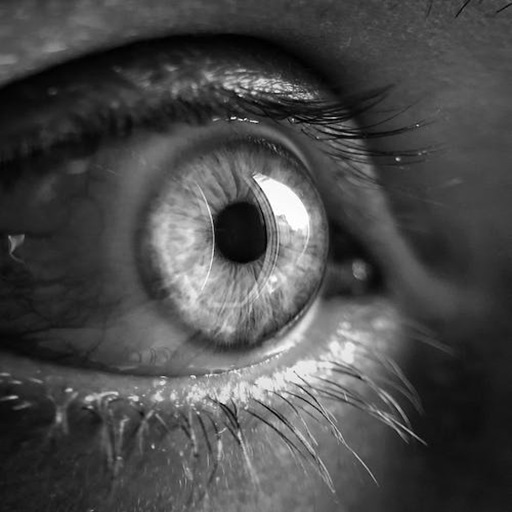
#> input picture Images/aaa.jpeg, 512 x 512 px, found by its file name
$ python 1_b.py
#> lines starting #> are read from the running program, lines starting #| are printed output that depends on the picture; after the words box and inside, x2 and y2 are one past the last pixel; in counts of white or black regions, pixels touching at a corner belong together
import numpy as np
import cv2
import matplotlib.pyplot as plt

path = 'Digital Image Processing/Images/aaa.jpeg'
img = cv2.imread(path, 0)
#> img is the input picture: shape (512, 512); min 0, max 255, mean 73.4
img = cv2.resize(img, (512, 512))

h,w = img.shape
#> h = 512; w = 512
img_list = []
img_list.append(img.copy())

for i in range(7):
    #temp_img = np.zeros_like(img)
    for j in range(h):
        for k in range(w):
            img[j,k] = img[j,k] >>1
    img_list.append(img.copy())
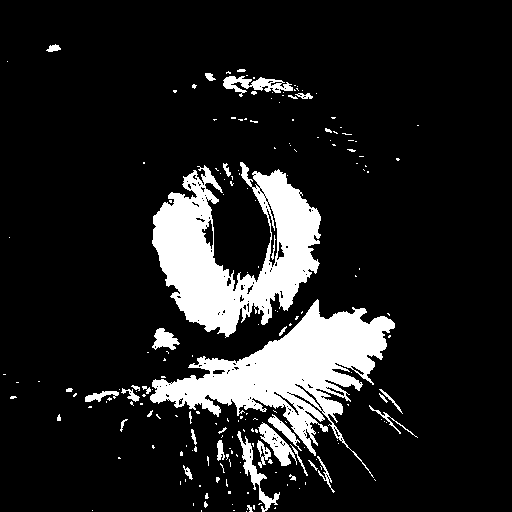
#> img: shape (512, 512); values 0 (black) and 1 (white), 13% white; 196 white regions (158 under 20 px), largest, box (x1, y1, x2, y2) and area: (152, 162, 321, 338) 14632, (150, 299, 395, 478) 14192, (237, 431, 280, 512) 692
#> after the loop, img_list = 8 items

r,c =2,4
idx = 0
plt.figure(figsize= (12,6))
for i in range(r):
    for j in range(c):
        plt.subplot(r,c,idx+1)
        plt.imshow(img_list[idx],cmap ='gray')
        plt.title(f'{8-idx} bit')
        idx +=1
#> after the loop, idx = 8


plt.tight_layout()
plt.show()
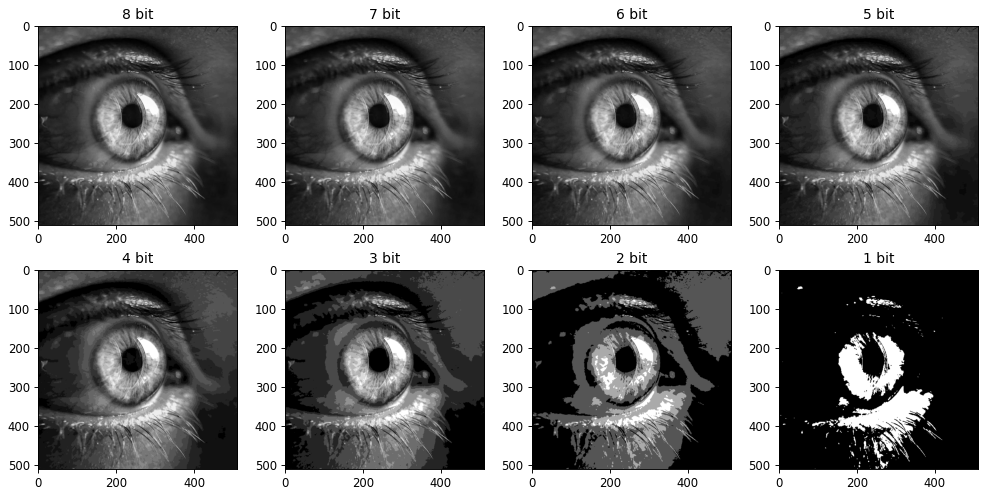
#> figure drawn by matplotlib, 8 panels

$ run again, with Images/aa.jpeg copied over Images/aaa.jpeg
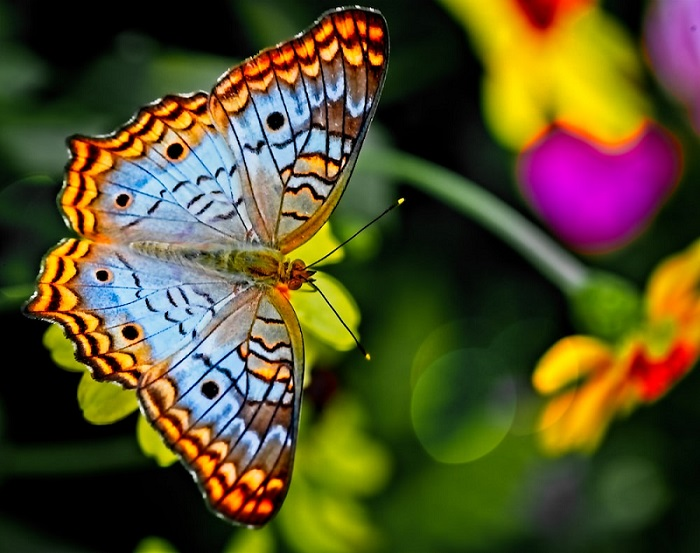
#> input picture Images/aa.jpeg, 700 x 553 px, found by its file name
#> `img = cv2.resize(img, (512, 512))`:
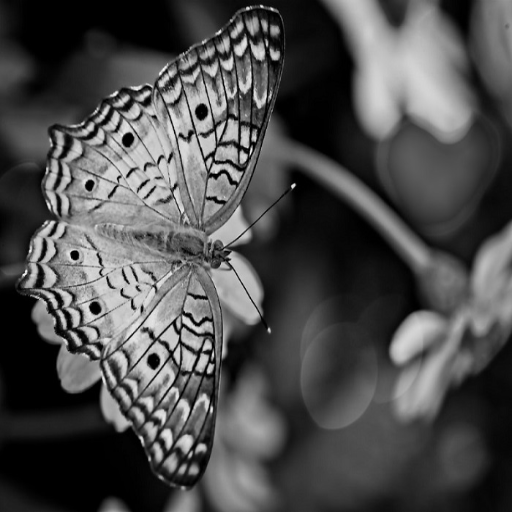
#> img: shape (512, 512); min 0, max 252, mean 76.9
#> after the loop `for i in range(7):`:
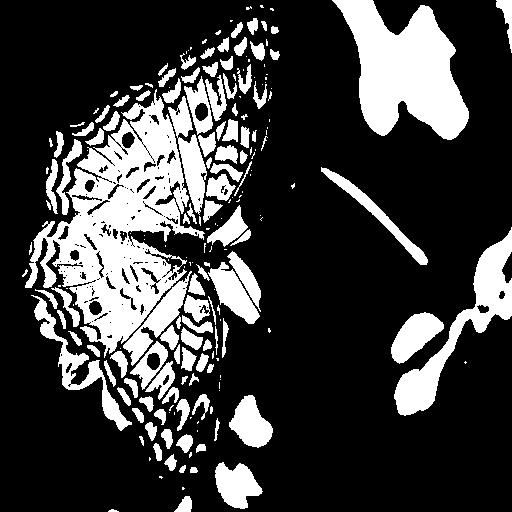
#> img: shape (512, 512); values 0 (black) and 1 (white), 24.7% white; 204 white regions (86 under 20 px), largest, box (x1, y1, x2, y2) and area: (25, 89, 205, 358) 19105, (332, 0, 469, 140) 11056, (394, 227, 512, 416) 5046
#> after the loop `for i in range(7):`: img_list = 8 items
#> after the loop `for i in range(r):`: idx = 8

$ run again, with Images/a.jpg copied over Images/aaa.jpeg
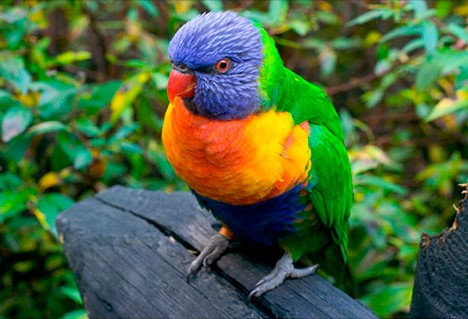
#> input picture Images/a.jpg, 468 x 319 px, found by its file name
#> `img = cv2.resize(img, (512, 512))`:
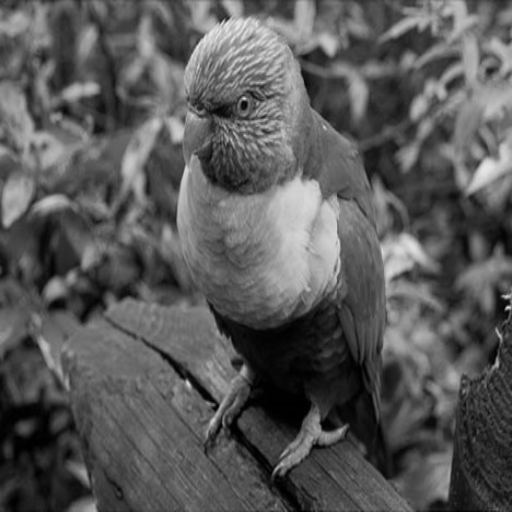
#> img: shape (512, 512); min 0, max 237, mean 89
#> after the loop `for i in range(7):`:
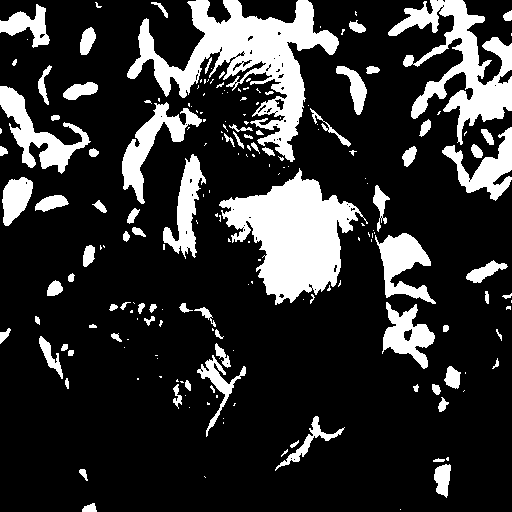
#> img: shape (512, 512); values 0 (black) and 1 (white), 19.6% white; 195 white regions (111 under 20 px), largest, box (x1, y1, x2, y2) and area: (127, 0, 339, 162) 10881, (219, 168, 368, 305) 9988, (388, 0, 512, 145) 6405
#> after the loop `for i in range(7):`: img_list = 8 items
#> after the loop `for i in range(r):`: idx = 8
